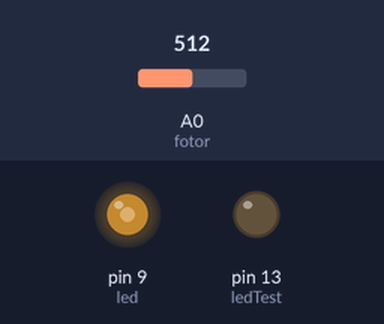
The sketch below on a simulated Arduino Uno, built with avr-gcc and run on an emulated ATmega328P. Shown: output pins drawn as LEDs (lit = HIGH). Inputs (shaded band) come from the test bench; at power-on: A0 (fotor) = 512.

Above: at 5.2 s.
5.3 s: A0 (fotor) set to 716
At 5.7 s:
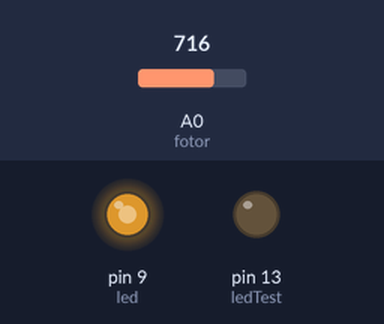
6.9 s: A0 (fotor) set to 900
At 8.2 s:
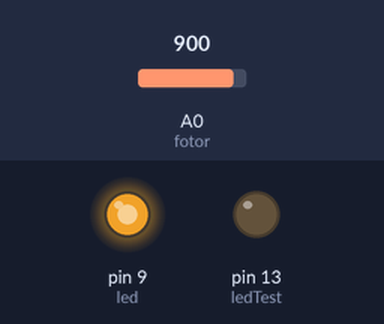
8.5 s: A0 (fotor) set to 122
At 9.5 s:
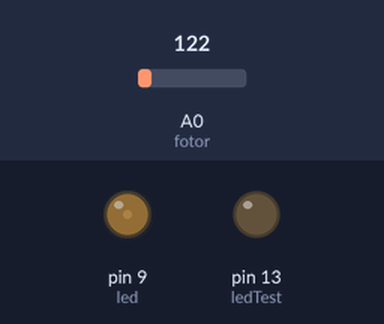
10.1 s: A0 (fotor) set to 511
At 10.8 s:
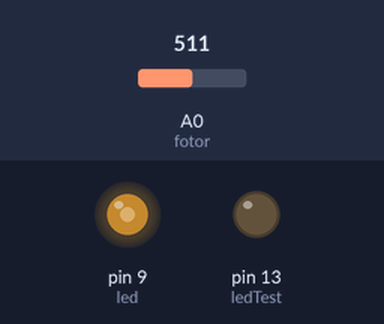
Timing chart, 0 to 12.7 s (numbered marks = the images above; inputs shaded):
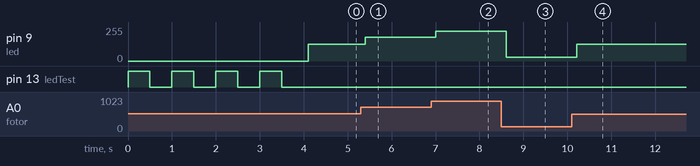

Measured:
- after the input at 5.3 s, pin 9 (led): 127/255 → 178/255 after 0.10 s
- after the input at 6.9 s, pin 9 (led): 178/255 → 224/255 after 0.11 s
- after the input at 8.5 s, pin 9 (led): 224/255 → 30/255 after 0.11 s
- after the input at 10.1 s, pin 9 (led): 30/255 → 127/255 after 0.11 s

The sketch:

Fotorresistencia_Act_3.ino
```cpp
//definir constantes de salida

const int led = 9;
const int ledTest = 13;

//definir las entradas

const int fotor = A0;

//definir los datos

int valor = 0;
int intensidad = 0;
long tVal;

void setup()
{
  Serial.begin(9600);

//nombrar las salidas
  pinMode(led, OUTPUT);
  pinMode(ledTest, OUTPUT);
  digitalWrite(led, LOW);
  digitalWrite(ledTest, LOW);

  //saludo inicial
  for(int l=0; l<=3; l++)
  {
    digitalWrite(ledTest, HIGH);
    delay(500);
    digitalWrite(ledTest, LOW);
    delay(500);
  }

}

void loop()
{
  valor = analogRead(fotor);
  delay(100);

  tVal = constrain(valor, 0, 1024);
  intensidad = map(tVal, 0, 1024, 0, 255);

  analogWrite(led, intensidad);

}
```
